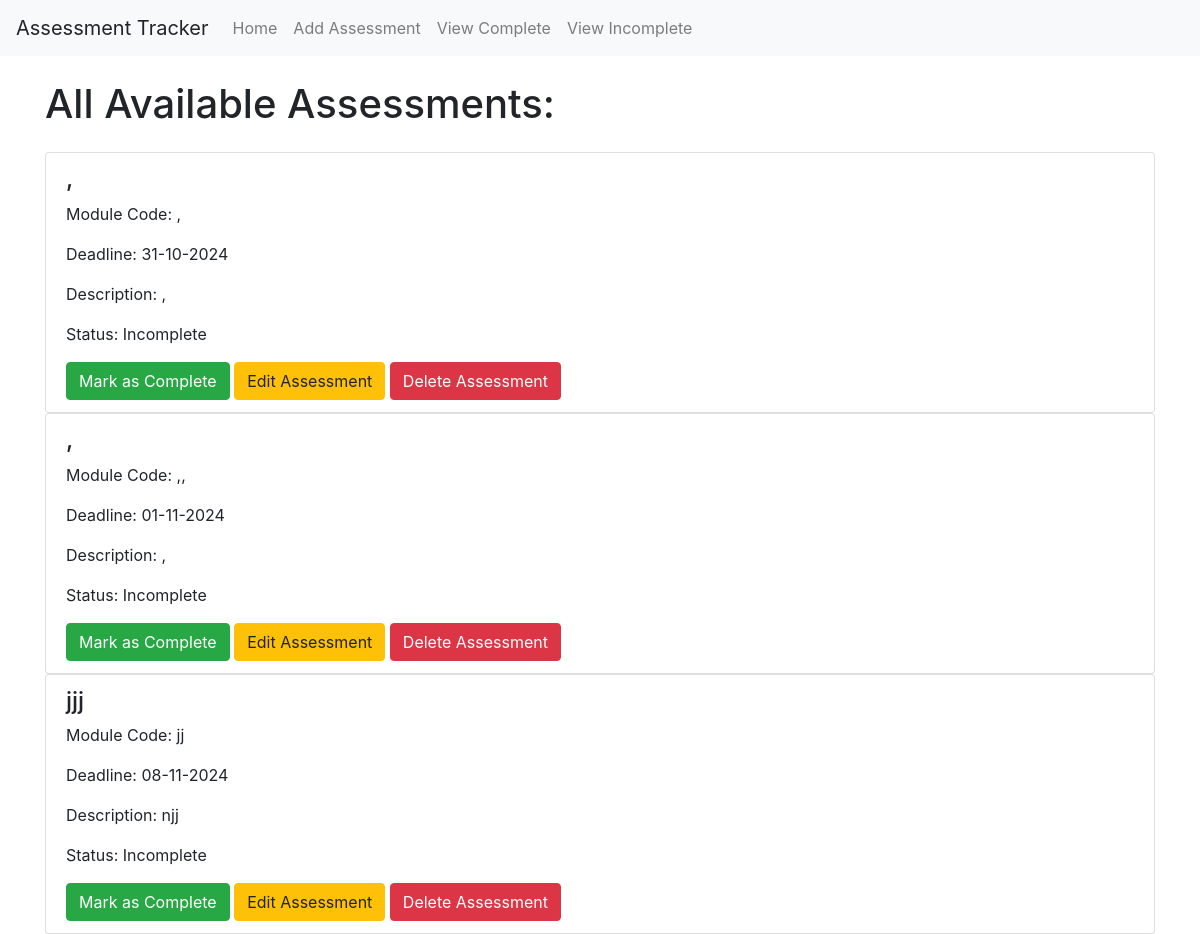
The app's page /, older data.
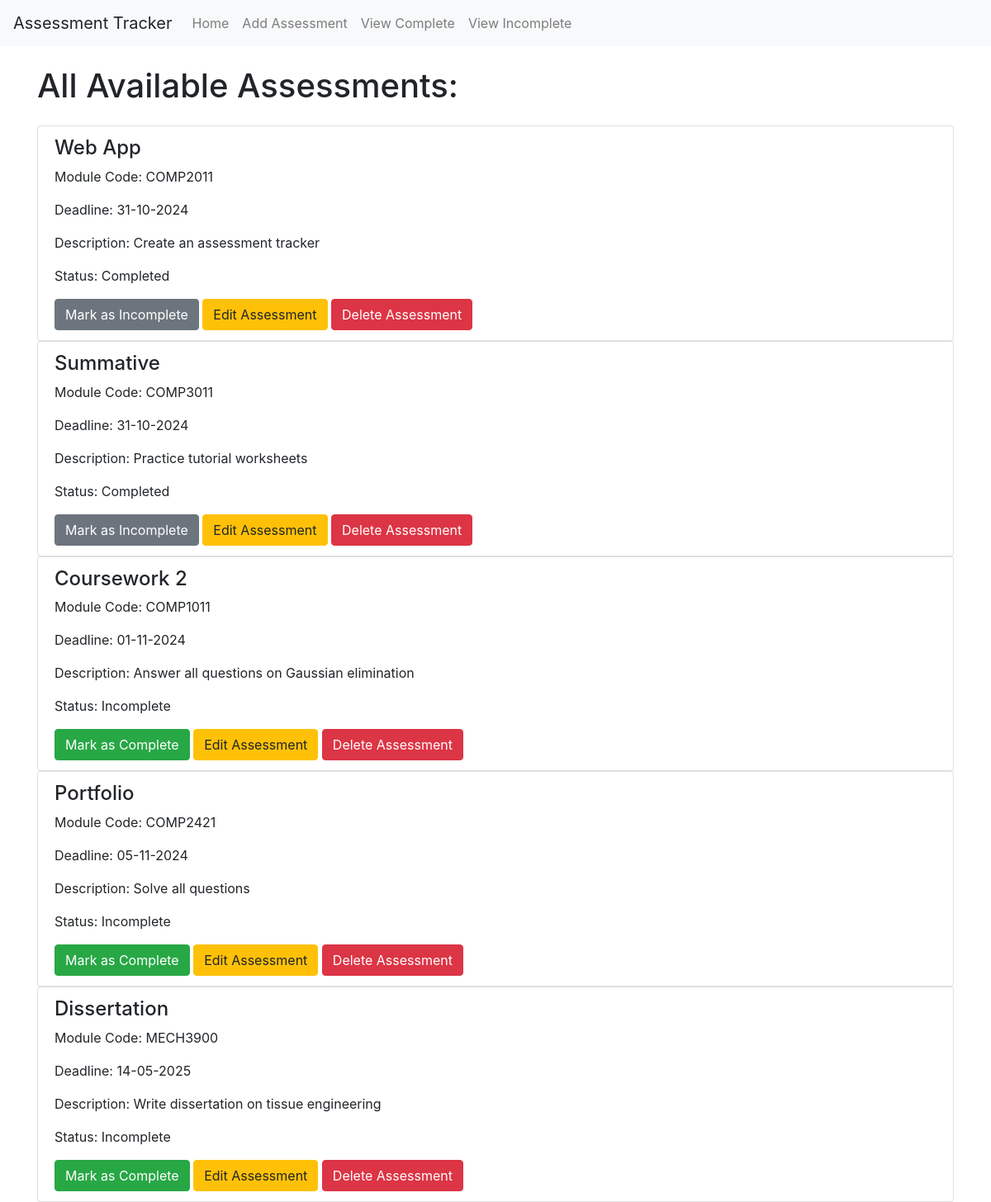
The same page, newer data.
### app/models.py (models this page shows)
class Assessment(db.Model):
    id = db.Column(db.Integer, primary_key=True)
    title = db.Column(db.String(100), nullable=False)
    module_code = db.Column(db.String(100), nullable=False)
    deadline = db.Column(db.DateTime, nullable=False)
    description = db.Column(db.Text, nullable=False)
    completed = db.Column(db.Boolean, default=False)

### app/views.py (the view)
@app.route('/')
def home():
    assessments = Assessment.query.order_by(Assessment.deadline.asc()).all()
    return render_template('home.html', assessments=assessments)

### app/templates/home.html (shortened to what this page needs)
{% extends "base.html" %}
{% block content %}
<h1 class="my-4">All Available Assessments:</h1>
{% if assessments %}
    {% for assessment in assessments %}
        <ul class="list-group">
            <li class="list-group-item">
                <h4>{{ assessment.title }}</h4>
                <p>Module Code: {{ assessment.module_code }}</p>
                <p>Deadline: {{ assessment.deadline.strftime('%d-%m-%Y') }}</p>
                <p>Description: {{ assessment.description }}</p>
                <p>Status: {{ 'Completed' if assessment.completed else 'Incomplete' }}</p>
                {% if not assessment.completed %}
                    <form action="{{ url_for('complete_button', id=assessment.id) }}" method="post" style="display: inline;">
                        <button type="submit" class="btn btn-success">Mark as Complete</button>
                    </form>
                {% endif %}
                {% if assessment.completed %}
                    <form action="{{ url_for('incomplete_button', id=assessment.id) }}" method="post" style="display: inline;">
                        <button type="submit" class="btn btn-secondary">Mark as Incomplete</button>
                    </form>
                {% endif %}
                <a href="{{ url_for('edit_assessment', id=assessment.id) }}" class="btn btn-warning">Edit Assessment</a>
                <a href="{{ url_for('delete_assessment', id=assessment.id) }}" class="btn btn-danger">Delete Assessment</a>
            </li>
        </ul>
    {% endfor %}
{% else %}
    <p>There are currently no assessments!</p>
{% endif %}
{% endblock %}

### app/templates/base.html (shortened to what this page needs)
<!DOCTYPE html>
<html lang="en">
    <head>
        <link rel="stylesheet" href="https://stackpath.bootstrapcdn.com/bootstrap/4.2.1/css/bootstrap.min.css">
    </head>
    <body>
        <nav class="navbar navbar-expand-sm navbar-light bg-light">
            <a class="navbar-brand">Assessment Tracker</a>
            <div class="collapse navbar-collapse" id="navbarSupportedContent">
                <ul class="navbar-nav mr-auto">
                    <li class="nav-item">
                        <a class="nav-link" href="/">Home<span class="sr-only">(current)</span></a>
                    </li>
                    <li class="nav-item"><a class="nav-link" href="/add_assessment">Add Assessment</a></li>
                    <li class="nav-item"><a class="nav-link" href="/view_complete">View Complete</a></li>
                    <li class="nav-item"><a class="nav-link" href="/view_incomplete">View Incomplete</a></li>
                </ul>
            </div>
        </nav>
        <div class="container">
            {% block content %}
            {% endblock %}
        </div>
    </body>
</html>

Row changes from the older to the newer data that the page shows:
removed Assessment: title ",", module_code ",", deadline "31-10-2024", description ",", completed "Incomplete"
removed Assessment: title ",", module_code ",,", deadline "01-11-2024", description ",", completed "Incomplete"
added Assessment: title "Web App", module_code "COMP2011", deadline "31-10-2024", description "Create an assessment tracker", completed "Completed"
added Assessment: title "Summative", module_code "COMP3011", deadline "31-10-2024", description "Practice tutorial worksheets", completed "Completed"
changed Assessment: title "jjj" → "Coursework 2"; module_code "jj" → "COMP1011"; deadline "08-11-2024" → "01-11-2024"; description "njj" → "Answer all questions on Gaussian elimination"
added Assessment: title "Portfolio", module_code "COMP2421", deadline "05-11-2024", description "Solve all questions", completed "Incomplete"
added Assessment: title "Dissertation", module_code "MECH3900", deadline "14-05-2025", description "Write dissertation on tissue engineering", completed "Incomplete"
